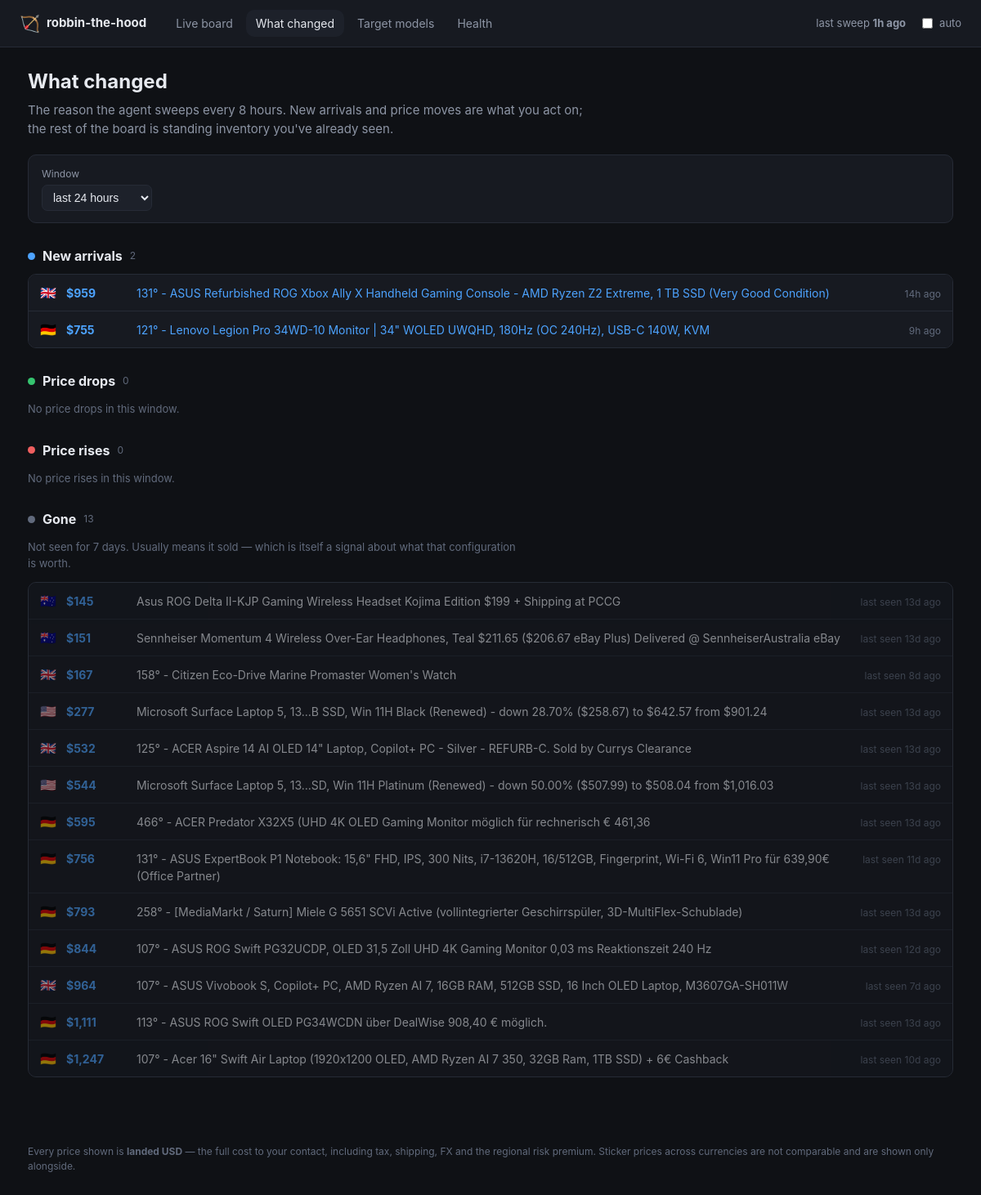
/changes, run on the app's committed database.
### tables this page shows
CREATE TABLE listings (
    fingerprint     TEXT PRIMARY KEY,
    source          TEXT NOT NULL,
    listing_id      TEXT,
    title           TEXT NOT NULL,
    url             TEXT,
    region          TEXT NOT NULL,
    currency        TEXT NOT NULL,
    sticker_local   REAL,
    landed_usd      REAL,
    -- The FX rate is stored per listing so a comparison made weeks from now
    -- against today's record is still honest.
    fx_rate         REAL,
    fx_source       TEXT,
    fx_fetched_at   TEXT,
    score           REAL,
    model_key       TEXT,
    condition       TEXT,
    seller_name     TEXT,
    flags           TEXT,
    reject_reasons  TEXT,
    first_seen      TEXT NOT NULL,
    last_seen       TEXT NOT NULL,
    status          TEXT NOT NULL DEFAULT 'active'
, spec_line TEXT, score_breakdown TEXT, landed_explain TEXT);

### dashboard.py (the view)
@app.route("/changes")
def changes():
    hours = int(request.args.get("hours", 24))
    config = _config()
    with _open() as store:
        data = recent_changes(store, config, hours=hours)
        latest_run = store.latest_run_at()
    return render_template(
        "changes.html", changes=data, hours=hours, latest_run=latest_run,
        now=datetime.now(timezone.utc), active="changes",
        static_export=_static_export(),
    )

### dashboard.py (called while the page is built)
def _open():
    return Store(app.config["DEALS_DB"])

def _static_export() -> bool:
    return bool(app.config.get("STATIC_EXPORT"))

def _config():
    if app.config["DEALS_CONFIG"] is None:
        app.config["DEALS_CONFIG"] = load_config()
    return app.config["DEALS_CONFIG"]

@app.template_filter("money")
def money(value) -> str:
    return "—" if value is None else f"${value:,.0f}"

@app.template_filter("ago")
def ago(moment) -> str:
    if moment is None:
        return "never"
    delta = datetime.now(timezone.utc) - moment
    minutes = int(delta.total_seconds() // 60)
    if minutes < 1:
        return "just now"
    if minutes < 60:
        return f"{minutes}m ago"
    if minutes < 2880:
        return f"{minutes // 60}h ago"
    return f"{minutes // 1440}d ago"

### dealhunter/config.py (called while the page is built)
    def region(self, code: Region) -> RegionConfig:
        try:
            return self.regions[code]
        except KeyError as exc:  # pragma: no cover - config error, fails loudly
            raise KeyError(f"Region {code} is missing from config.yaml") from exc

### dealhunter/store.py (called while the page is built, shortened)
    def __enter__(self) -> "Store":
        return self

    def __exit__(self, *exc_info) -> None:
        self.close()

    def close(self) -> None:
        self.connection.commit()
        try:
            self.connection.execute("PRAGMA wal_checkpoint(TRUNCATE)")
        except sqlite3.Error as exc:  # pragma: no cover - non-fatal
            log.warning("Could not checkpoint the WAL: %s", exc)
        self.connection.close()

    @contextmanager
    def _tx(self):
        try:
            yield self.connection
            self.connection.commit()
        except Exception:
            self.connection.rollback()
            raise

    def _migrate(self) -> None:
        with self._tx() as connection:
            connection.executescript(SCHEMA)
            row = connection.execute("SELECT version FROM schema_version").fetchone()
            if row is None:
                connection.execute(
                    "INSERT INTO schema_version (version) VALUES (?)", (SCHEMA_VERSION,)
                )

    def latest_run_at(self) -> datetime | None:
        row = self.connection.execute(
            "SELECT started_at FROM runs WHERE finished_at IS NOT NULL "
            "ORDER BY id DESC LIMIT 1"
        ).fetchone()
        return datetime.fromisoformat(row["started_at"]) if row else None

### templates/changes.html (shortened to what this page needs)
{% extends "base.html" %}
{% block content %}
<div class="pagehead">
  <h1>What changed</h1>
  <p class="sub">
    The reason the agent sweeps every 8 hours. New arrivals and price moves are
    what you act on; the rest of the board is standing inventory you've already
    seen.
  </p>
</div>
<form class="filters" method="get">
  <label>Window
    <select name="hours" onchange="this.form.submit()">
      <option value="24"  {{ 'selected' if hours == 24 }}>last 24 hours</option>
    </select>
  </label>
</form>
<section class="changeblock">
  <h2><span class="dot new"></span> New arrivals
    <span class="n">{{ changes.new | length }}</span></h2>
  {% if changes.new %}
    <ul class="changes">
      {% for c in changes.new %}
        <li>
          <span class="flagicon">{{ c.region_flag }}</span>
          <span class="amount">{{ c.landed_usd | money }}</span>
          <a href="{{ c.url }}" target="_blank" rel="noopener">{{ c.title }}</a>
          <span class="when"><time datetime="{{ c.when.isoformat() }}">{{ c.when | ago }}</time></span>
        </li>
      {% endfor %}
    </ul>
  {% else %}
    <p class="none">Nothing new in this window.</p>
  {% endif %}
</section>
<section class="changeblock">
  <h2><span class="dot drop"></span> Price drops
    <span class="n">{{ changes.drops | length }}</span></h2>
  {% if changes.drops %}
    <ul class="changes">
      {% for c in changes.drops %}
        <li>
          <span class="flagicon">{{ c.region_flag }}</span>
          <span class="amount">{{ c.landed_usd | money }}</span>
          <span class="delta down">{{ c.delta | signed }} ({{ '%.1f' % c.percent }}%)</span>
          <a href="{{ c.url }}" target="_blank" rel="noopener">{{ c.title }}</a>
          <span class="when"><time datetime="{{ c.when.isoformat() }}">{{ c.when | ago }}</time></span>
        </li>
      {% endfor %}
    </ul>
  {% else %}
    <p class="none">No price drops in this window.</p>
  {% endif %}
</section>
<section class="changeblock">
  <h2><span class="dot rise"></span> Price rises
    <span class="n">{{ changes.rises | length }}</span></h2>
  {% if changes.rises %}
    <ul class="changes">
      {% for c in changes.rises %}
        <li>
          <span class="flagicon">{{ c.region_flag }}</span>
          <span class="amount">{{ c.landed_usd | money }}</span>
          <span class="delta up">{{ c.delta | signed }} ({{ '%.1f' % c.percent }}%)</span>
          <a href="{{ c.url }}" target="_blank" rel="noopener">{{ c.title }}</a>
          <span class="when"><time datetime="{{ c.when.isoformat() }}">{{ c.when | ago }}</time></span>
        </li>
      {% endfor %}
    </ul>
  {% else %}
    <p class="none">No price rises in this window.</p>
  {% endif %}
</section>
<section class="changeblock">
  <h2><span class="dot gone"></span> Gone
    <span class="n">{{ changes.gone | length }}</span></h2>
  <p class="hint">
    Not seen for 7 days. Usually means it sold — which is itself a signal about
    what that configuration is worth.
  </p>
  {% if changes.gone %}
    <ul class="changes">
      {% for c in changes.gone %}
        <li class="faded">
          <span class="flagicon">{{ c.region_flag }}</span>
          <span class="amount">{{ c.landed_usd | money }}</span>
          <span>{{ c.title }}</span>
          <span class="when">last seen <time datetime="{{ c.when.isoformat() }}">{{ c.when | ago }}</time></span>
        </li>
      {% endfor %}
    </ul>
  {% else %}
    <p class="none">Nothing has dropped off recently.</p>
  {% endif %}
</section>
{% endblock %}

### static/style.css (style rules this page uses)
:root { --bg: #0f1115; --panel: #171a21; --panel-2: #1d212a; --line: #262b36; --text: #e6e9ef; --muted: #8d95a5; --dim: #616a7c; --accent: #4da3ff; --good: #35c46f; --warn: #e8b339; --bad: #ef5f5f; --priority: #b98bff; --radius: 10px; }
* { box-sizing: border-box; }
body { margin: 0; background: var(--bg); color: var(--text); font: 15px/1.5 ui-sans-serif, -apple-system, "Segoe UI", Roboto, sans-serif; }
a { color: var(--accent); text-decoration: none; }
.pagehead h1 { margin: 0 0 6px; font-size: 24px; }
.pagehead .sub { margin: 0 0 20px; color: var(--muted); max-width: 74ch; }
.filters { display: flex; flex-wrap: wrap; gap: 14px; align-items: end; background: var(--panel); border: 1px solid var(--line); border-radius: var(--radius); padding: 14px 16px; margin-bottom: 20px; }
.filters label { display: flex; flex-direction: column; gap: 4px; font-size: 12px; color: var(--muted); }
.filters select, .filters input[type="number"] { background: var(--panel-2); color: var(--text); border: 1px solid var(--line); border-radius: 7px; padding: 6px 9px; font-size: 14px; }
.flagicon { font-size: 16px; }
.changeblock { margin: 28px 0; }
.changeblock h2 { font-size: 16px; display: flex; align-items: center; gap: 9px; margin: 0 0 10px; }
.changeblock h2 .n { font-size: 12px; color: var(--dim); font-weight: 400; }
.dot { width: 9px; height: 9px; border-radius: 50%; display: inline-block; }
.dot.new { background: var(--accent); }
.dot.drop { background: var(--good); }
.dot.rise { background: var(--bad); }
.dot.gone { background: var(--dim); }
ul.changes { list-style: none; margin: 0; padding: 0; border: 1px solid var(--line); border-radius: var(--radius); overflow: hidden; }
ul.changes li { display: flex; gap: 12px; align-items: baseline; padding: 10px 14px; background: var(--panel); border-bottom: 1px solid var(--line); font-size: 14px; }
ul.changes li:last-child { border-bottom: 0; }
ul.changes li.faded { opacity: .55; }
ul.changes .amount { font-weight: 700; color: var(--accent); min-width: 74px; }
ul.changes a { flex: 1; }
ul.changes .when { font-size: 12px; color: var(--dim); margin-left: auto; white-space: nowrap; }
.none, .hint { color: var(--dim); font-size: 13px; }
.hint { max-width: 74ch; }

### data on the page
listings: region_flag "🇬🇧", landed_usd "$959", title "131° - ASUS Refurbished ROG Xbox Ally X Handheld Gaming Console - AMD Ryzen Z2 Extreme, 1 TB SSD (Very Good Condition)", when|ago "14h ago"
listings: region_flag "🇩🇪", landed_usd "$755", title "121° - Lenovo Legion Pro 34WD-10 Monitor | 34\" WOLED UWQHD, 180Hz (OC 240Hz), USB-C 140W, KVM", when|ago "9h ago"
listings: region_flag "🇦🇺", landed_usd "$145", title "Asus ROG Delta II-KJP Gaming Wireless Headset Kojima Edition $199 + Shipping at PCCG", when|ago "13d ago"
listings: region_flag "🇦🇺", landed_usd "$151", title "Sennheiser Momentum 4 Wireless Over-Ear Headphones, Teal $211.65 ($206.67 eBay Plus) Delivered @ SennheiserAustralia eBay", when|ago "13d ago"
listings: region_flag "🇬🇧", landed_usd "$167", title "158° - Citizen Eco-Drive Marine Promaster Women's Watch", when|ago "8d ago"
listings: region_flag "🇺🇸", landed_usd "$277", title "Microsoft Surface Laptop 5, 13...B SSD, Win 11H Black (Renewed) - down 28.70% ($258.67) to $642.57 from $901.24", when|ago "13d ago"
listings: region_flag "🇬🇧", landed_usd "$532", title "125° - ACER Aspire 14 AI OLED 14\" Laptop, Copilot+ PC - Silver - REFURB-C. Sold by Currys Clearance", when|ago "13d ago"
listings: region_flag "🇺🇸", landed_usd "$544", title "Microsoft Surface Laptop 5, 13...SD, Win 11H Platinum (Renewed) - down 50.00% ($507.99) to $508.04 from $1,016.03", when|ago "13d ago"
listings: region_flag "🇩🇪", landed_usd "$595", title "466° - ACER Predator X32X5 (UHD 4K OLED Gaming Monitor möglich für rechnerisch € 461,36", when|ago "13d ago"
listings: region_flag "🇩🇪", landed_usd "$756", title "131° - ASUS ExpertBook P1 Notebook: 15,6\" FHD, IPS, 300 Nits, i7-13620H, 16/512GB, Fingerprint, Wi-Fi 6, Win11 Pro für 639,90€ (Office Partner)", when|ago "11d ago"
listings: region_flag "🇩🇪", landed_usd "$793", title "258° - [MediaMarkt / Saturn] Miele G 5651 SCVi Active (vollintegrierter Geschirrspüler, 3D-MultiFlex-Schublade)", when|ago "13d ago"
listings: region_flag "🇩🇪", landed_usd "$844", title "107° - ASUS ROG Swift PG32UCDP, OLED 31,5 Zoll UHD 4K Gaming Monitor 0,03 ms Reaktionszeit 240 Hz", when|ago "12d ago"
listings: region_flag "🇬🇧", landed_usd "$964", title "107° - ASUS Vivobook S, Copilot+ PC, AMD Ryzen AI 7, 16GB RAM, 512GB SSD, 16 Inch OLED Laptop, M3607GA-SH011W", when|ago "7d ago"
listings: region_flag "🇩🇪", landed_usd "$1,111", title "113° - ASUS ROG Swift OLED PG34WCDN über DealWise 908,40 € möglich.", when|ago "13d ago"
listings: region_flag "🇩🇪", landed_usd "$1,247", title "107° - Acer 16\" Swift Air Laptop (1920x1200 OLED, AMD Ryzen AI 7 350, 32GB Ram, 1TB SSD) + 6€ Cashback", when|ago "10d ago"

### other printed values
{{ latest_run | ago }} "1h ago"
{{ changes.new | length }} "2"
{{ changes.drops | length }} "0"
{{ changes.rises | length }} "0"
{{ changes.gone | length }} "13"
